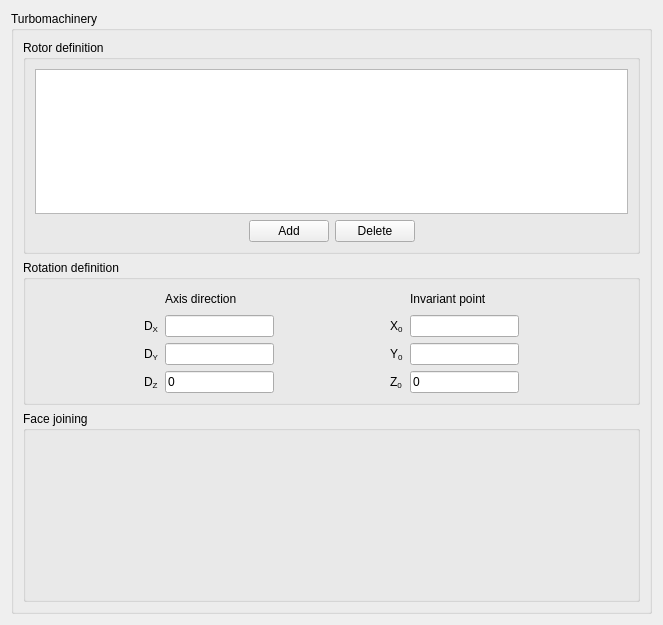
<?xml version="1.0" encoding="UTF-8"?>
<ui version="4.0">
 <class>TurboMachineryForm</class>
 <widget class="QWidget" name="TurboMachineryForm">
  <property name="geometry">
   <rect>
    <x>0</x>
    <y>0</y>
    <width>659</width>
    <height>625</height>
   </rect>
  </property>
  <property name="windowTitle">
   <string>Form</string>
  </property>
  <layout class="QGridLayout" name="gridLayout_4">
   <item row="0" column="0">
    <widget class="QGroupBox" name="groupBoxTurboMachinery">
     <property name="toolTip">
      <string>&lt;html&gt;&lt;head/&gt;&lt;body&gt;&lt;p&gt;&lt;span style=&quot; font-size:9pt;&quot;&gt;Select the turbomachinery model between a full transient simulation or a frozen rotor model.&lt;/span&gt;&lt;/p&gt;&lt;p&gt;&lt;span style=&quot; font-size:9pt;&quot;&gt;(code_saturne key word: &lt;/span&gt;&lt;span style=&quot; font-size:9pt; font-weight:600;&quot;&gt;ITURBO&lt;/span&gt;&lt;span style=&quot; font-size:9pt;&quot;&gt;)&lt;/span&gt;&lt;/p&gt;&lt;/body&gt;&lt;/html&gt;</string>
     </property>
     <property name="title">
      <string>Turbomachinery</string>
     </property>
     <layout class="QGridLayout" name="gridLayout_3">
      <item row="2" column="0">
       <widget class="QGroupBox" name="groupBoxJoin">
        <property name="toolTip">
         <string>&lt;html&gt;&lt;head/&gt;&lt;body&gt;&lt;p&gt;&lt;span style=&quot; font-size:9pt;&quot;&gt;Join abutting boundary faces (conforming or not); joined faces become interior faces.&lt;/span&gt;&lt;/p&gt;&lt;/body&gt;&lt;/html&gt;</string>
        </property>
        <property name="title">
         <string>Face joining</string>
        </property>
        <property name="checkable">
         <bool>false</bool>
        </property>
        <layout class="QGridLayout" name="_7">
         <item row="0" column="0">
          <widget class="QFrame" name="frameJoin_2">
           <property name="frameShape">
            <enum>QFrame::NoFrame</enum>
           </property>
           <property name="frameShadow">
            <enum>QFrame::Raised</enum>
           </property>
           <layout class="QGridLayout" name="_8">
            <property name="margin">
             <number>0</number>
            </property>
            <property name="spacing">
             <number>6</number>
            </property>
            <item row="0" column="0">
             <layout class="QHBoxLayout" name="_9">
              <item>
               <widget class="FacesSelectionView" name="widgetFacesJoin" native="true">
                <property name="sizePolicy">
                 <sizepolicy hsizetype="Expanding" vsizetype="Expanding">
                  <horstretch>0</horstretch>
                  <verstretch>0</verstretch>
                 </sizepolicy>
                </property>
                <property name="minimumSize">
                 <size>
                  <width>350</width>
                  <height>150</height>
                 </size>
                </property>
                <property name="maximumSize">
                 <size>
                  <width>16777215</width>
                  <height>200</height>
                 </size>
                </property>
                <property name="toolTip">
                 <string>&lt;html&gt;&lt;head/&gt;&lt;body&gt;&lt;p&gt;&lt;span style=&quot; font-size:9pt;&quot;&gt;Join abutting boundary faces (conforming or not); joined faces become interior faces.&lt;/span&gt;&lt;/p&gt;&lt;/body&gt;&lt;/html&gt;</string>
                </property>
               </widget>
              </item>
             </layout>
            </item>
           </layout>
          </widget>
         </item>
        </layout>
       </widget>
      </item>
      <item row="1" column="0">
       <widget class="QGroupBox" name="groupBoxRotation">
        <property name="toolTip">
         <string>&lt;html&gt;&lt;head/&gt;&lt;body&gt;&lt;p&gt;&lt;span style=&quot; font-size:9pt;&quot;&gt;Rotation defined by angle in degrees, an axis vector (does not need to be normalized), and coordinates of an invariant point.&lt;/span&gt;&lt;/p&gt;&lt;/body&gt;&lt;/html&gt;</string>
        </property>
        <property name="title">
         <string>Rotation definition</string>
        </property>
        <layout class="QGridLayout" name="gridLayout">
         <item row="0" column="0">
          <layout class="QGridLayout" name="_4">
           <item row="0" column="0">
            <spacer>
             <property name="orientation">
              <enum>Qt::Horizontal</enum>
             </property>
             <property name="sizeHint" stdset="0">
              <size>
               <width>20</width>
               <height>20</height>
              </size>
             </property>
            </spacer>
           </item>
           <item row="0" column="3">
            <spacer>
             <property name="orientation">
              <enum>Qt::Horizontal</enum>
             </property>
             <property name="sizeHint" stdset="0">
              <size>
               <width>16</width>
               <height>16</height>
              </size>
             </property>
            </spacer>
           </item>
           <item row="0" column="6">
            <spacer>
             <property name="orientation">
              <enum>Qt::Horizontal</enum>
             </property>
             <property name="sizeHint" stdset="0">
              <size>
               <width>20</width>
               <height>20</height>
              </size>
             </property>
            </spacer>
           </item>
           <item row="1" column="0">
            <spacer>
             <property name="orientation">
              <enum>Qt::Horizontal</enum>
             </property>
             <property name="sizeHint" stdset="0">
              <size>
               <width>20</width>
               <height>20</height>
              </size>
             </property>
            </spacer>
           </item>
           <item row="1" column="1">
            <widget class="QLabel" name="labelDX">
             <property name="toolTip">
              <string>&lt;html&gt;&lt;head/&gt;&lt;body&gt;&lt;p&gt;&lt;span style=&quot; font-size:9pt;&quot;&gt;Specify the vector defining the axis direction (does not need to be normalized).&lt;/span&gt;&lt;/p&gt;&lt;/body&gt;&lt;/html&gt;</string>
             </property>
             <property name="text">
              <string>D&lt;sub&gt;X&lt;/sub&gt;</string>
             </property>
            </widget>
           </item>
           <item row="1" column="2">
            <widget class="QLineEdit" name="lineEditDX">
             <property name="toolTip">
              <string>&lt;html&gt;&lt;head/&gt;&lt;body&gt;&lt;p&gt;&lt;span style=&quot; font-size:9pt;&quot;&gt;Specify the vector defining the axis direction (does not need to be normalized).&lt;/span&gt;&lt;/p&gt;&lt;/body&gt;&lt;/html&gt;</string>
             </property>
            </widget>
           </item>
           <item row="1" column="3">
            <spacer>
             <property name="orientation">
              <enum>Qt::Horizontal</enum>
             </property>
             <property name="sizeHint" stdset="0">
              <size>
               <width>16</width>
               <height>16</height>
              </size>
             </property>
            </spacer>
           </item>
           <item row="1" column="4">
            <widget class="QLabel" name="labelX1">
             <property name="toolTip">
              <string>&lt;html&gt;&lt;head/&gt;&lt;body&gt;&lt;p&gt;&lt;span style=&quot; font-size:9pt;&quot;&gt;Specify the coordinates of the invariant point.&lt;/span&gt;&lt;/p&gt;&lt;/body&gt;&lt;/html&gt;</string>
             </property>
             <property name="text">
              <string>X&lt;sub&gt;0&lt;/sub&gt;</string>
             </property>
            </widget>
           </item>
           <item row="1" column="5">
            <widget class="QLineEdit" name="lineEditX1">
             <property name="toolTip">
              <string>&lt;html&gt;&lt;head/&gt;&lt;body&gt;&lt;p&gt;&lt;span style=&quot; font-size:9pt;&quot;&gt;Specify the coordinates of the invariant point.&lt;/span&gt;&lt;/p&gt;&lt;/body&gt;&lt;/html&gt;</string>
             </property>
            </widget>
           </item>
           <item row="1" column="6">
            <spacer>
             <property name="orientation">
              <enum>Qt::Horizontal</enum>
             </property>
             <property name="sizeHint" stdset="0">
              <size>
               <width>20</width>
               <height>20</height>
              </size>
             </property>
            </spacer>
           </item>
           <item row="2" column="0">
            <spacer>
             <property name="orientation">
              <enum>Qt::Horizontal</enum>
             </property>
             <property name="sizeHint" stdset="0">
              <size>
               <width>20</width>
               <height>20</height>
              </size>
             </property>
            </spacer>
           </item>
           <item row="2" column="1">
            <widget class="QLabel" name="labelDY">
             <property name="toolTip">
              <string>&lt;html&gt;&lt;head/&gt;&lt;body&gt;&lt;p&gt;&lt;span style=&quot; font-size:9pt;&quot;&gt;Specify the vector defining the axis direction (does not need to be normalized).&lt;/span&gt;&lt;/p&gt;&lt;/body&gt;&lt;/html&gt;</string>
             </property>
             <property name="text">
              <string>D&lt;sub&gt;Y&lt;/sub&gt;</string>
             </property>
            </widget>
           </item>
           <item row="2" column="2">
            <widget class="QLineEdit" name="lineEditDY">
             <property name="toolTip">
              <string>&lt;html&gt;&lt;head/&gt;&lt;body&gt;&lt;p&gt;&lt;span style=&quot; font-size:9pt;&quot;&gt;Specify the vector defining the axis direction (does not need to be normalized).&lt;/span&gt;&lt;/p&gt;&lt;/body&gt;&lt;/html&gt;</string>
             </property>
            </widget>
           </item>
           <item row="2" column="3">
            <spacer>
             <property name="orientation">
              <enum>Qt::Horizontal</enum>
             </property>
             <property name="sizeHint" stdset="0">
              <size>
               <width>16</width>
               <height>16</height>
              </size>
             </property>
            </spacer>
           </item>
           <item row="2" column="4">
            <widget class="QLabel" name="labelY1">
             <property name="toolTip">
              <string>&lt;html&gt;&lt;head/&gt;&lt;body&gt;&lt;p&gt;&lt;span style=&quot; font-size:9pt;&quot;&gt;Specify the coordinates of the invariant point.&lt;/span&gt;&lt;/p&gt;&lt;/body&gt;&lt;/html&gt;</string>
             </property>
             <property name="text">
              <string>Y&lt;sub&gt;0&lt;/sub&gt;</string>
             </property>
            </widget>
           </item>
           <item row="2" column="5">
            <widget class="QLineEdit" name="lineEditY1">
             <property name="toolTip">
              <string>&lt;html&gt;&lt;head/&gt;&lt;body&gt;&lt;p&gt;&lt;span style=&quot; font-size:9pt;&quot;&gt;Specify the coordinates of the invariant point.&lt;/span&gt;&lt;/p&gt;&lt;/body&gt;&lt;/html&gt;</string>
             </property>
            </widget>
           </item>
           <item row="2" column="6">
            <spacer>
             <property name="orientation">
              <enum>Qt::Horizontal</enum>
             </property>
             <property name="sizeHint" stdset="0">
              <size>
               <width>20</width>
               <height>20</height>
              </size>
             </property>
            </spacer>
           </item>
           <item row="3" column="0">
            <spacer>
             <property name="orientation">
              <enum>Qt::Horizontal</enum>
             </property>
             <property name="sizeHint" stdset="0">
              <size>
               <width>20</width>
               <height>20</height>
              </size>
             </property>
            </spacer>
           </item>
           <item row="3" column="1">
            <widget class="QLabel" name="labelDZ">
             <property name="enabled">
              <bool>true</bool>
             </property>
             <property name="toolTip">
              <string>&lt;html&gt;&lt;head/&gt;&lt;body&gt;&lt;p&gt;&lt;span style=&quot; font-size:9pt;&quot;&gt;Specify the vector defining the axis direction (does not need to be normalized).&lt;/span&gt;&lt;/p&gt;&lt;/body&gt;&lt;/html&gt;</string>
             </property>
             <property name="text">
              <string>D&lt;sub&gt;Z&lt;/sub&gt;</string>
             </property>
            </widget>
           </item>
           <item row="3" column="2">
            <widget class="QLineEdit" name="lineEditDZ">
             <property name="enabled">
              <bool>true</bool>
             </property>
             <property name="toolTip">
              <string>&lt;html&gt;&lt;head/&gt;&lt;body&gt;&lt;p&gt;&lt;span style=&quot; font-size:9pt;&quot;&gt;Specify the vector defining the axis direction (does not need to be normalized).&lt;/span&gt;&lt;/p&gt;&lt;/body&gt;&lt;/html&gt;</string>
             </property>
             <property name="text">
              <string>0</string>
             </property>
            </widget>
           </item>
           <item row="3" column="3">
            <spacer>
             <property name="orientation">
              <enum>Qt::Horizontal</enum>
             </property>
             <property name="sizeHint" stdset="0">
              <size>
               <width>16</width>
               <height>16</height>
              </size>
             </property>
            </spacer>
           </item>
           <item row="3" column="4">
            <widget class="QLabel" name="labelZ1">
             <property name="enabled">
              <bool>true</bool>
             </property>
             <property name="toolTip">
              <string>&lt;html&gt;&lt;head/&gt;&lt;body&gt;&lt;p&gt;&lt;span style=&quot; font-size:9pt;&quot;&gt;Specify the coordinates of the invariant point.&lt;/span&gt;&lt;/p&gt;&lt;/body&gt;&lt;/html&gt;</string>
             </property>
             <property name="text">
              <string>Z&lt;sub&gt;0&lt;/sub&gt;</string>
             </property>
            </widget>
           </item>
           <item row="3" column="5">
            <widget class="QLineEdit" name="lineEditZ1">
             <property name="enabled">
              <bool>true</bool>
             </property>
             <property name="toolTip">
              <string>&lt;html&gt;&lt;head/&gt;&lt;body&gt;&lt;p&gt;&lt;span style=&quot; font-size:9pt;&quot;&gt;Specify the coordinates of the invariant point.&lt;/span&gt;&lt;/p&gt;&lt;/body&gt;&lt;/html&gt;</string>
             </property>
             <property name="text">
              <string>0</string>
             </property>
            </widget>
           </item>
           <item row="3" column="6">
            <spacer>
             <property name="orientation">
              <enum>Qt::Horizontal</enum>
             </property>
             <property name="sizeHint" stdset="0">
              <size>
               <width>20</width>
               <height>20</height>
              </size>
             </property>
            </spacer>
           </item>
           <item row="0" column="2">
            <widget class="QLabel" name="label_3">
             <property name="toolTip">
              <string>&lt;html&gt;&lt;head/&gt;&lt;body&gt;&lt;p&gt;&lt;span style=&quot; font-size:9pt;&quot;&gt;Specify the vector defining the axis direction (does not need to be normalized).&lt;/span&gt;&lt;/p&gt;&lt;/body&gt;&lt;/html&gt;</string>
             </property>
             <property name="text">
              <string>Axis direction</string>
             </property>
            </widget>
           </item>
           <item row="0" column="5">
            <widget class="QLabel" name="label_4">
             <property name="toolTip">
              <string>&lt;html&gt;&lt;head/&gt;&lt;body&gt;&lt;p&gt;&lt;span style=&quot; font-size:9pt;&quot;&gt;Specify the coordinates of the invariant point.&lt;/span&gt;&lt;/p&gt;&lt;/body&gt;&lt;/html&gt;</string>
             </property>
             <property name="text">
              <string>Invariant point</string>
             </property>
            </widget>
           </item>
          </layout>
         </item>
        </layout>
       </widget>
      </item>
      <item row="0" column="0">
       <widget class="QGroupBox" name="groupBoxDefineTurboMachinery">
        <property name="toolTip">
         <string>&lt;html&gt;&lt;head/&gt;&lt;body&gt;&lt;p&gt;&lt;span style=&quot; font-size:9pt;&quot;&gt;Define the rotor by specifiying a rotation velocity in radians and a selection criteria to delineate the rotor zone.&lt;/span&gt;&lt;/p&gt;&lt;/body&gt;&lt;/html&gt;</string>
        </property>
        <property name="title">
         <string>Rotor definition</string>
        </property>
        <layout class="QGridLayout" name="gridLayout_2">
         <item row="0" column="0">
          <widget class="QTableView" name="tableViewTurboMachinery"/>
         </item>
         <item row="1" column="0">
          <layout class="QHBoxLayout" name="_2">
           <property name="spacing">
            <number>6</number>
           </property>
           <property name="margin">
            <number>0</number>
           </property>
           <item>
            <spacer>
             <property name="orientation">
              <enum>Qt::Horizontal</enum>
             </property>
             <property name="sizeHint" stdset="0">
              <size>
               <width>17</width>
               <height>17</height>
              </size>
             </property>
            </spacer>
           </item>
           <item>
            <layout class="QHBoxLayout" name="_3">
             <property name="spacing">
              <number>6</number>
             </property>
             <property name="margin">
              <number>0</number>
             </property>
             <item>
              <widget class="QPushButton" name="pushButtonAdd">
               <property name="toolTip">
                <string>&lt;html&gt;&lt;head/&gt;&lt;body&gt;&lt;p&gt;&lt;span style=&quot; font-size:9pt;&quot;&gt;Add a rotor.&lt;/span&gt;&lt;/p&gt;&lt;/body&gt;&lt;/html&gt;</string>
               </property>
               <property name="text">
                <string>Add</string>
               </property>
              </widget>
             </item>
             <item>
              <widget class="QPushButton" name="pushButtonDelete">
               <property name="toolTip">
                <string>&lt;html&gt;&lt;head/&gt;&lt;body&gt;&lt;p&gt;&lt;span style=&quot; font-size:9pt;&quot;&gt;Remove the last added rotor.&lt;/span&gt;&lt;/p&gt;&lt;/body&gt;&lt;/html&gt;</string>
               </property>
               <property name="text">
                <string>Delete</string>
               </property>
              </widget>
             </item>
            </layout>
           </item>
           <item>
            <spacer>
             <property name="orientation">
              <enum>Qt::Horizontal</enum>
             </property>
             <property name="sizeHint" stdset="0">
              <size>
               <width>17</width>
               <height>17</height>
              </size>
             </property>
            </spacer>
           </item>
          </layout>
         </item>
        </layout>
       </widget>
      </item>
     </layout>
    </widget>
   </item>
   <item row="1" column="0">
    <spacer>
     <property name="orientation">
      <enum>Qt::Vertical</enum>
     </property>
     <property name="sizeHint" stdset="0">
      <size>
       <width>641</width>
       <height>16</height>
      </size>
     </property>
    </spacer>
   </item>
  </layout>
  <zorder>groupBoxTurboMachinery</zorder>
  <zorder></zorder>
 </widget>
 <customwidgets>
  <customwidget>
   <class>FacesSelectionView</class>
   <extends>QWidget</extends>
   <header>code_saturne.gui.case.FacesSelectionView</header>
   <container>1</container>
  </customwidget>
 </customwidgets>
 <resources/>
 <connections/>
</ui>
